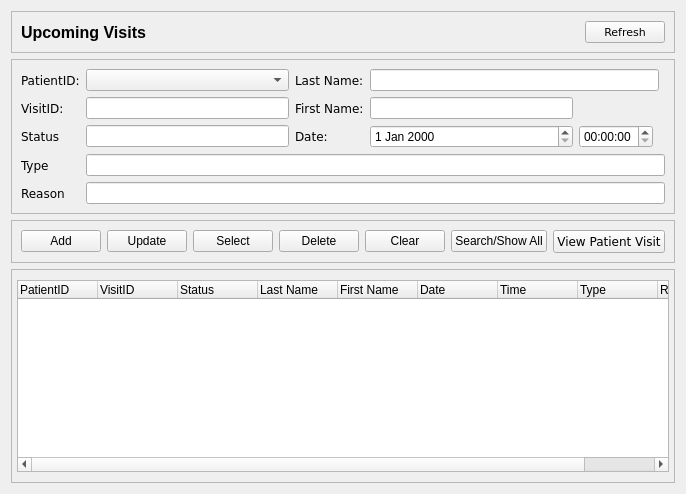
            <widget class="QWidget" name="page_3">
             <layout class="QGridLayout" name="gridLayout_21">
              <item row="3" column="0">
               <widget class="QFrame" name="visits_result_frame">
                <property name="frameShape">
                 <enum>QFrame::StyledPanel</enum>
                </property>
                <property name="frameShadow">
                 <enum>QFrame::Raised</enum>
                </property>
                <layout class="QGridLayout" name="gridLayout_19">
                 <property name="leftMargin">
                  <number>5</number>
                 </property>
                 <property name="topMargin">
                  <number>10</number>
                 </property>
                 <property name="rightMargin">
                  <number>5</number>
                 </property>
                 <property name="bottomMargin">
                  <number>10</number>
                 </property>
                 <item row="0" column="1">
                  <widget class="QTableWidget" name="visits_tableWidget">
                   <property name="focusPolicy">
                    <enum>Qt::NoFocus</enum>
                   </property>
                   <property name="layoutDirection">
                    <enum>Qt::LeftToRight</enum>
                   </property>
                   <property name="autoFillBackground">
                    <bool>false</bool>
                   </property>
                   <attribute name="horizontalHeaderMinimumSectionSize">
                    <number>50</number>
                   </attribute>
                   <attribute name="horizontalHeaderDefaultSectionSize">
                    <number>80</number>
                   </attribute>
                   <attribute name="horizontalHeaderShowSortIndicator" stdset="0">
                    <bool>false</bool>
                   </attribute>
                   <attribute name="horizontalHeaderStretchLastSection">
                    <bool>true</bool>
                   </attribute>
                   <attribute name="verticalHeaderVisible">
                    <bool>false</bool>
                   </attribute>
                   <column>
                    <property name="text">
                     <string>PatientID</string>
                    </property>
                    <property name="textAlignment">
                     <set>AlignLeading|AlignVCenter</set>
                    </property>
                   </column>
                   <column>
                    <property name="text">
                     <string>VisitID</string>
                    </property>
                    <property name="textAlignment">
                     <set>AlignLeading|AlignVCenter</set>
                    </property>
                   </column>
                   <column>
                    <property name="text">
                     <string>Status</string>
                    </property>
                    <property name="textAlignment">
                     <set>AlignLeading|AlignVCenter</set>
                    </property>
                   </column>
                   <column>
                    <property name="text">
                     <string>Last Name</string>
                    </property>
                    <property name="textAlignment">
                     <set>AlignLeading|AlignVCenter</set>
                    </property>
                   </column>
                   <column>
                    <property name="text">
                     <string>First Name</string>
                    </property>
                    <property name="textAlignment">
                     <set>AlignLeading|AlignVCenter</set>
                    </property>
                   </column>
                   <column>
                    <property name="text">
                     <string>Date</string>
                    </property>
                    <property name="textAlignment">
                     <set>AlignLeading|AlignVCenter</set>
                    </property>
                   </column>
                   <column>
                    <property name="text">
                     <string>Time</string>
                    </property>
                    <property name="textAlignment">
                     <set>AlignLeading|AlignVCenter</set>
                    </property>
                   </column>
                   <column>
                    <property name="text">
                     <string>Type</string>
                    </property>
                    <property name="textAlignment">
                     <set>AlignLeading|AlignVCenter</set>
                    </property>
                   </column>
                   <column>
                    <property name="text">
                     <string>Reason</string>
                    </property>
                    <property name="textAlignment">
                     <set>AlignLeading|AlignVCenter</set>
                    </property>
                   </column>
                  </widget>
                 </item>
                </layout>
               </widget>
              </item>
              <item row="2" column="0">
               <widget class="QFrame" name="visits_function_frame">
                <property name="frameShape">
                 <enum>QFrame::StyledPanel</enum>
                </property>
                <property name="frameShadow">
                 <enum>QFrame::Raised</enum>
                </property>
                <layout class="QGridLayout" name="gridLayout_20">
                 <item row="0" column="0">
                  <layout class="QHBoxLayout" name="horizontalLayout_2">
                   <item>
                    <widget class="QPushButton" name="add_btn_3">
                     <property name="text">
                      <string>Add</string>
                     </property>
                     <property name="icon">
                      <iconset>
                       <normaloff>icons/add.svg</normaloff>icons/add.svg</iconset>
                     </property>
                     <property name="iconSize">
                      <size>
                       <width>20</width>
                       <height>20</height>
                      </size>
                     </property>
                    </widget>
                   </item>
                   <item>
                    <widget class="QPushButton" name="update_btn_3">
                     <property name="text">
                      <string>Update</string>
                     </property>
                     <property name="icon">
                      <iconset>
                       <normaloff>icons/update.svg</normaloff>icons/update.svg</iconset>
                     </property>
                     <property name="iconSize">
                      <size>
                       <width>20</width>
                       <height>20</height>
                      </size>
                     </property>
                    </widget>
                   </item>
                   <item>
                    <widget class="QPushButton" name="select_btn_3">
                     <property name="text">
                      <string>Select</string>
                     </property>
                     <property name="icon">
                      <iconset>
                       <normaloff>icons/select.svg</normaloff>icons/select.svg</iconset>
                     </property>
                     <property name="iconSize">
                      <size>
                       <width>20</width>
                       <height>20</height>
                      </size>
                     </property>
                    </widget>
                   </item>
                   <item>
                    <widget class="QPushButton" name="delete_btn_3">
                     <property name="text">
                      <string>Delete</string>
                     </property>
                     <property name="icon">
                      <iconset>
                       <normaloff>icons/delete.svg</normaloff>icons/delete.svg</iconset>
                     </property>
                     <property name="iconSize">
                      <size>
                       <width>20</width>
                       <height>20</height>
                      </size>
                     </property>
                    </widget>
                   </item>
                   <item>
                    <widget class="QPushButton" name="clear_btn_3">
                     <property name="text">
                      <string>Clear</string>
                     </property>
                     <property name="icon">
                      <iconset>
                       <normaloff>icons/clear.svg</normaloff>icons/clear.svg</iconset>
                     </property>
                     <property name="iconSize">
                      <size>
                       <width>20</width>
                       <height>20</height>
                      </size>
                     </property>
                    </widget>
                   </item>
                   <item>
                    <widget class="QPushButton" name="search_btn_3">
                     <property name="text">
                      <string>Search/Show All</string>
                     </property>
                     <property name="icon">
                      <iconset resource="resource.qrc">
                       <normaloff>:/icon/icons/search.svg</normaloff>:/icon/icons/search.svg</iconset>
                     </property>
                    </widget>
                   </item>
                   <item>
                    <widget class="QPushButton" name="viewVisitsProfile_btn_3">
                     <property name="font">
                      <font>
                       <family>Verdana</family>
                      </font>
                     </property>
                     <property name="text">
                      <string>View Patient Visit</string>
                     </property>
                     <property name="icon">
                      <iconset resource="resource.qrc">
                       <normaloff>:/icon/icons/patient.svg</normaloff>:/icon/icons/patient.svg</iconset>
                     </property>
                    </widget>
                   </item>
                  </layout>
                 </item>
                </layout>
               </widget>
              </item>
              <item row="0" column="0">
               <widget class="QFrame" name="visitsTitle_frame">
                <property name="frameShape">
                 <enum>QFrame::StyledPanel</enum>
                </property>
                <property name="frameShadow">
                 <enum>QFrame::Raised</enum>
                </property>
                <layout class="QGridLayout" name="gridLayout_9">
                 <item row="0" column="0">
                  <widget class="QLabel" name="visits_label_1">
                   <property name="font">
                    <font>
                     <pointsize>12</pointsize>
                     <bold>true</bold>
                    </font>
                   </property>
                   <property name="text">
                    <string>Upcoming Visits</string>
                   </property>
                  </widget>
                 </item>
                 <item row="0" column="1">
                  <spacer name="horizontalSpacer">
                   <property name="orientation">
                    <enum>Qt::Horizontal</enum>
                   </property>
                   <property name="sizeHint" stdset="0">
                    <size>
                     <width>278</width>
                     <height>20</height>
                    </size>
                   </property>
                  </spacer>
                 </item>
                 <item row="0" column="2">
                  <widget class="QPushButton" name="visits_refresh_btn">
                   <property name="font">
                    <font>
                     <family>Verdana</family>
                     <pointsize>8</pointsize>
                    </font>
                   </property>
                   <property name="text">
                    <string>Refresh</string>
                   </property>
                   <property name="iconSize">
                    <size>
                     <width>20</width>
                     <height>20</height>
                    </size>
                   </property>
                  </widget>
                 </item>
                </layout>
               </widget>
              </item>
              <item row="1" column="0">
               <widget class="QFrame" name="visits_Info_frame">
                <property name="styleSheet">
                 <string notr="true"/>
                </property>
                <property name="frameShape">
                 <enum>QFrame::StyledPanel</enum>
                </property>
                <property name="frameShadow">
                 <enum>QFrame::Raised</enum>
                </property>
                <layout class="QGridLayout" name="gridLayout_14" rowstretch="0,0,0,0,0,0">
                 <property name="leftMargin">
                  <number>9</number>
                 </property>
                 <property name="topMargin">
                  <number>9</number>
                 </property>
                 <property name="rightMargin">
                  <number>9</number>
                 </property>
                 <property name="bottomMargin">
                  <number>9</number>
                 </property>
                 <property name="spacing">
                  <number>6</number>
                 </property>
                 <item row="3" column="5">
                  <widget class="QTimeEdit" name="visits_timeEdit_1"/>
                 </item>
                 <item row="4" column="2" colspan="6">
                  <widget class="QLineEdit" name="visitslineEdit_5"/>
                 </item>
                 <item row="3" column="2">
                  <widget class="QLineEdit" name="visitslineEdit_2"/>
                 </item>
                 <item row="2" column="2">
                  <widget class="QLineEdit" name="visitslineEdit_1"/>
                 </item>
                 <item row="5" column="0">
                  <widget class="QLabel" name="visitslabel_8">
                   <property name="font">
                    <font>
                     <family>Verdana</family>
                    </font>
                   </property>
                   <property name="text">
                    <string>Reason</string>
                   </property>
                  </widget>
                 </item>
                 <item row="0" column="0">
                  <widget class="QLabel" name="visitslabel_1">
                   <property name="font">
                    <font>
                     <family>Verdana</family>
                    </font>
                   </property>
                   <property name="text">
                    <string>PatientID:</string>
                   </property>
                  </widget>
                 </item>
                 <item row="0" column="2">
                  <widget class="QComboBox" name="visits_comboBox"/>
                 </item>
                 <item row="0" column="3">
                  <widget class="QLabel" name="visitslabel_4">
                   <property name="font">
                    <font>
                     <family>Verdana</family>
                    </font>
                   </property>
                   <property name="text">
                    <string>Last Name:</string>
                   </property>
                  </widget>
                 </item>
                 <item row="2" column="3">
                  <widget class="QLabel" name="visitslabel_5">
                   <property name="font">
                    <font>
                     <family>Verdana</family>
                    </font>
                   </property>
                   <property name="text">
                    <string>First Name:</string>
                   </property>
                  </widget>
                 </item>
                 <item row="4" column="0">
                  <widget class="QLabel" name="visitslabel_7">
                   <property name="font">
                    <font>
                     <family>Verdana</family>
                    </font>
                   </property>
                   <property name="text">
                    <string>Type</string>
                   </property>
                  </widget>
                 </item>
                 <item row="5" column="2" colspan="6">
                  <widget class="QLineEdit" name="visitslineEdit_6"/>
                 </item>
                 <item row="3" column="3">
                  <widget class="QLabel" name="visitslabel_6">
                   <property name="font">
                    <font>
                     <family>Verdana</family>
                    </font>
                   </property>
                   <property name="text">
                    <string>Date:</string>
                   </property>
                  </widget>
                 </item>
                 <item row="2" column="0">
                  <widget class="QLabel" name="visitslabel_2">
                   <property name="font">
                    <font>
                     <family>Verdana</family>
                    </font>
                   </property>
                   <property name="text">
                    <string>VisitID:</string>
                   </property>
                  </widget>
                 </item>
                 <item row="3" column="0">
                  <widget class="QLabel" name="visitslabel_3">
                   <property name="font">
                    <font>
                     <family>Verdana</family>
                    </font>
                   </property>
                   <property name="text">
                    <string>Status</string>
                   </property>
                  </widget>
                 </item>
                 <item row="3" column="4">
                  <widget class="QDateEdit" name="visits_dateEdit_1"/>
                 </item>
                 <item row="0" column="4" colspan="3">
                  <widget class="QLineEdit" name="visitslineEdit_3"/>
                 </item>
                 <item row="2" column="4">
                  <widget class="QLineEdit" name="visitslineEdit_4"/>
                 </item>
                </layout>
               </widget>
              </item>
             </layout>
            </widget>
